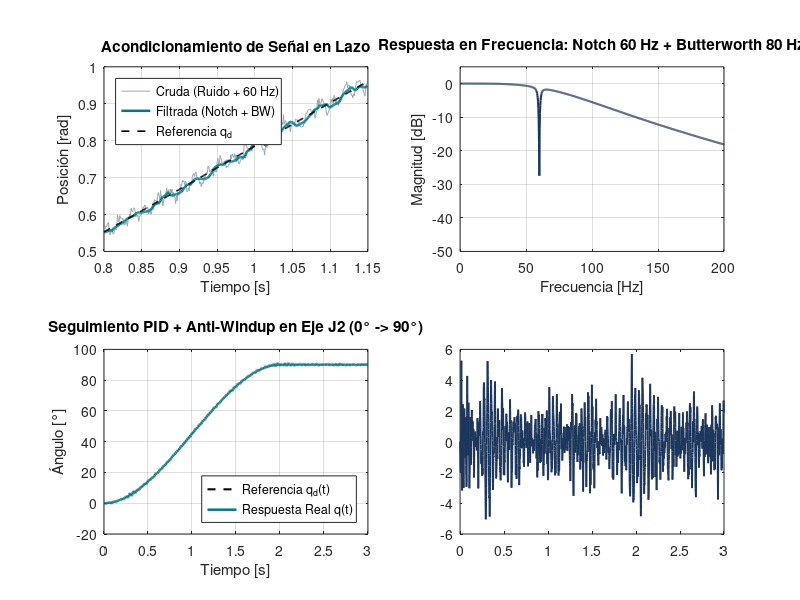

Source code (MATLAB): (Note: this script raises an error after producing the figure.)
%% ACONDICIONAMIENTO DE SEÑALES (NOTCH 60 Hz + BUTTERWORTH) Y CONTROL PID (EJE J2)
% Proyecto Final - Maestría en Automatización y Robótica (Tecmilenio)
% Autor: Fernando Abdalá Gómez

clear; clc; close all;
rng(42); % Semilla reproducible

%% 1. PARÁMETROS DE MUESTREO Y MODELO DINÁMICO DEL HOMBRO (J2)
fs = 1000;          % Frecuencia de muestreo del lazo digital [Hz]
Ts = 1 / fs;        % Período de muestreo (1 ms) [s]
T_sim = 3.0;        % Duración de simulación [s]
t = 0:Ts:T_sim;
N = numel(t);
fNyquist = fs / 2;  % 500 Hz

% Parámetros físicos equivalentes de la articulación J2 (NEMA 23 + caja planetaria)
J_eq = 0.01;        % Inercia equivalente reflejada [kg*m^2]
B_v  = 0.08;        % Amortiguamiento viscoso [N*m*s/rad]
Kp = 25; Ki = 12; Kd = 2;   % Ganancias PID (estables por Routh-Hurwitz)
uMin = -8.0; uMax = 8.0;    % Límites de saturación de par [N*m]

%% 2. TRAYECTORIA CÚBICA DE REFERENCIA (0° -> 90° EN Tf = 2.0 s)
Tf = 2.0; q0 = 0; qf = pi/2;
a2 = 3*(qf - q0)/(Tf^2);
a3 = -2*(qf - q0)/(Tf^3);
qd = zeros(1, N);
for k = 1:N
    if t(k) <= Tf
        qd(k) = a2*t(k)^2 + a3*t(k)^3;
    else
        qd(k) = qf;
    end
end

%% 3. DISEÑO DE FILTROS DIGITALES (NOTCH 60 Hz + BUTTERWORTH PASA BAJAS)
% Filtro IIR Notch para eliminar interferencia de red eléctrica (60 Hz)
f0 = 60; Q = 25;
w0 = 2*pi*f0/fs;
r_n = 1 - pi*(f0/Q)/fs;
bn = [1, -2*cos(w0), 1];
an = [1, -2*r_n*cos(w0), r_n^2];
bn = bn * sum(an) / sum(bn); % Ganancia unitaria en DC

% Filtro Butterworth pasa bajas de 2do orden (fc = 80 Hz) para ruido PWM/cuantización
fc = 80;
Wn = fc / fNyquist;
[bb, ab] = butter(2, Wn, 'low');

%% 4. SIMULACIÓN EN LAZO CERRADO: MEDICIÓN RUIDOSA -> FILTRADO -> PID + ANTI-WINDUP
q_real  = zeros(1, N);
qp_real = zeros(1, N);
q_meas  = zeros(1, N);
q_notch = zeros(1, N);
q_filt  = zeros(1, N);
u_sat   = zeros(1, N);
e_track = zeros(1, N);

I_term = 0; e_prev = 0; D_filt = 0;
alpha_d = Ts / (0.008 + Ts); % Filtro derivativo para evitar amplificar ruido

for k = 1:N-1
    % Simulación de ruido aleatorio PWM + interferencia de red de 60 Hz
    ruido_total = 0.008*randn() + 0.015*sin(2*pi*60*t(k));
    q_meas(k) = q_real(k) + ruido_total;
    
    % Aplicación causal en tiempo real: Notch 60 Hz -> Butterworth 80 Hz
    if k >= 3
        q_notch(k) = bn(1)*q_meas(k) + bn(2)*q_meas(k-1) + bn(3)*q_meas(k-2) ...
                   - an(2)*q_notch(k-1) - an(3)*q_notch(k-2);
        q_filt(k)  = bb(1)*q_notch(k) + bb(2)*q_notch(k-1) + bb(3)*q_notch(k-2) ...
                   - ab(2)*q_filt(k-1) - ab(3)*q_filt(k-2);
    else
        q_notch(k) = q_meas(k);
        q_filt(k)  = q_meas(k);
    end
    
    % Controlador PID discreto con anti-windup
    e = qd(k) - q_filt(k);
    e_track(k) = qd(k) - q_real(k);
    D_raw = (e - e_prev) / Ts;
    D_filt = (1 - alpha_d)*D_filt + alpha_d*D_raw;
    I_tent = I_term + Ts * e;
    
    u_unsat = Kp*e + Ki*I_tent + Kd*D_filt;
    u_c = min(max(u_unsat, uMin), uMax);
    
    if u_c == u_unsat || sign(e) ~= sign(u_unsat)
        I_term = I_tent; % Integración condicional anti-windup
    end
    u_sat(k) = u_c;
    e_prev = e;
    
    % Dinámica física de la articulación J2
    qpp = (u_c - B_v*qp_real(k)) / J_eq;
    qp_real(k+1) = qp_real(k) + Ts * qpp;
    q_real(k+1)  = q_real(k)  + Ts * qp_real(k);
end
q_meas(end) = q_real(end); q_filt(end) = q_real(end); u_sat(end) = u_sat(end-1);

%% 5. INDICADORES DE DESEMPEÑO (IAE, ISE, ERROR FINAL)
IAE = sum(abs(e_track)) * Ts;
ISE = sum(e_track.^2) * Ts;
fprintf('==============================================================\n');
fprintf(' RESULTADOS DE FILTRADO Y CONTROL PID (EJE J2 - CELDA PCB)\n');
fprintf('==============================================================\n');
fprintf('IAE = %.5f rad*s | ISE = %.6f rad^2*s | Error final = %.5f rad\n', ...
        IAE, ISE, abs(e_track(end-1)));

%% 6. GRÁFICAS DE RESPUESTA EN FRECUENCIA Y SEGUIMIENTO
figure('Name', 'Filtrado y Control PID - Celda Robótica PCB', 'Color', 'w', 'Position', [80 80 1100 620]);

subplot(2,2,1);
idx_z = (t >= 0.8) & (t <= 1.15);
plot(t(idx_z), q_meas(idx_z), 'Color', [0.6 0.65 0.7], 'DisplayName', 'Cruda (Ruido + 60 Hz)'); hold on;
plot(t(idx_z), q_filt(idx_z), 'Color', [0 0.48 0.53], 'LineWidth', 1.8, 'DisplayName', 'Filtrada (Notch + BW)');
plot(t(idx_z), qd(idx_z), 'k--', 'LineWidth', 1.2, 'DisplayName', 'Referencia q_d');
grid on; xlabel('Tiempo [s]'); ylabel('Posición [rad]');
title('Acondicionamiento de Señal en Lazo'); legend('Location', 'northwest');

subplot(2,2,2);
[Hb, f_vec] = freqz(bb, ab, 2048, fs);
[Hn, ~]     = freqz(bn, an, 2048, fs);
plot(f_vec, 20*log10(abs(Hb.*Hn)), 'Color', [0.11 0.21 0.36], 'LineWidth', 1.5);
xlim([0 200]); ylim([-50 5]); grid on;
xlabel('Frecuencia [Hz]'); ylabel('Magnitud [dB]');
title('Respuesta en Frecuencia: Notch 60 Hz + Butterworth 80 Hz');

subplot(2,2,3);
plot(t, rad2deg(qd), 'k--', 'LineWidth', 1.5, 'DisplayName', 'Referencia q_d(t)'); hold on;
plot(t, rad2deg(q_real), 'Color', [0 0.48 0.53], 'LineWidth', 1.8, 'DisplayName', 'Respuesta Real q(t)');
grid on; xlabel('Tiempo [s]'); ylabel('Ángulo [°]');
title('Seguimiento PID + Anti-Windup en Eje J2 (0° -> 90°)'); legend('Location', 'southeast');

subplot(2,2,4);
plot(t, u_sat, 'Color', [0.11 0.21 0.36], 'LineWidth', 1.3, 'DisplayName', 'Par u(t)'); hold on;
yline(uMax, 'r--', 'LineWidth', 1.2, 'DisplayName', 'Saturación (±8 N·m)');
yline(uMin, 'r--', 'LineWidth', 1.2, 'HandleVisibility', 'off');
grid on; xlabel('Tiempo [s]'); ylabel('Par [N·m]'); ylim([-9.5 9.5]);
title('Esfuerzo de Control u(t) Acotado'); legend('Location', 'northeast');
